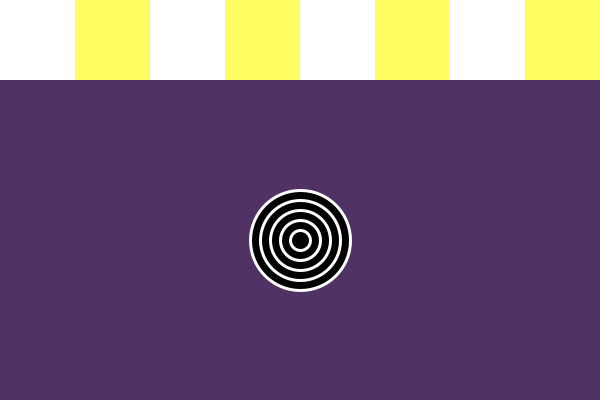
Frame 1 (no input)
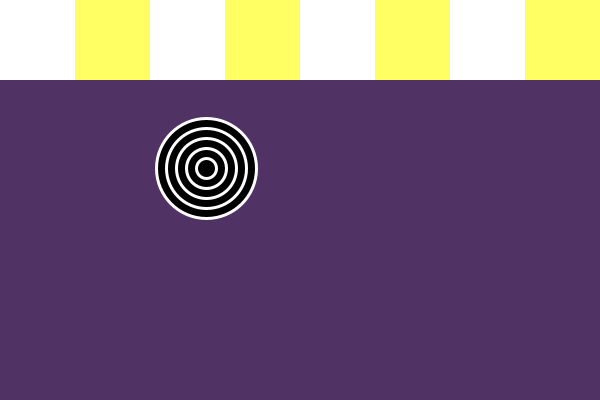
Frame 60 (the mouse pressed at the canvas centre just before this capture)
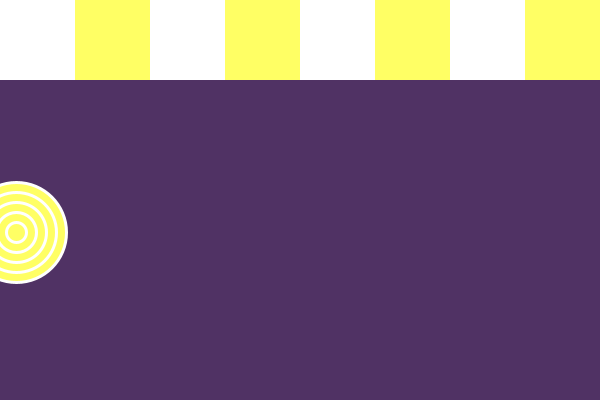
Frame 120 (the mouse held since frame 60 and released just before this capture)

The Processing sketch that drew these frames (run headless with seeded random() and noise(); from frame 60 on, the mouse is pressed at the canvas centre):

// Processing sketch: ProgrammingSkillsDemo_49079093
// ── ProgrammingSkillsDemo_49079093.pde
/* COPY EVERYTHING - INCLUDING THE FINAL COMMENT TO YOUR PROCESSING IDE
 
 Live coding test 3, COMP1000 2025
 
 */

float x;
float y;
float dx;
float dy;
boolean isOn = false;
int diameter = 100;
color lampColor;

void setup() {
  size(600, 400);
  x = width/2;
  y = (height - 80)/2 + 80;
  float angle = radians(random(0, 360));
  dx = 2 * sin(angle);
  dy = 2 * cos(angle);
  lampColor = color(255, 255, 100);
}

void draw() {
  background(80,50,100);
  noStroke( );

  fill(255, 255, 100);
  rect(0, 0, width, 80);

  for (int offset = 0; offset < width; offset += width / 4) {
    fill(255);
    rect(offset, 0, width / 8, 80);
  }


  if (isOn) {
    fill(lampColor);
  } else {
    fill(0);
  }

  stroke(255);
  strokeWeight(3);
  for (int d = diameter; d > 0; d -= diameter / 5) {
    circle(x, y, d);
  }

  if (x > width) {
    x = 0;
  }

  if (x < 0) {
    x = width;
  }

  if (y > height - diameter / 2) {
    dy = -dy;
  }

  if (y < 80 + diameter / 2) {
    dy = -dy;
  }

  x = x + dx;
  y = y + dy;
}

void mousePressed() {
  isOn = !isOn;
  float factor = 0.5;

  if (isOn) {
    factor = 2;
  }

  dx = factor * dx;
  dy = factor * dy;
}

/*
 COPY EVERYTHING - INCLUDING THE FINAL COMMENT TO YOUR PROCESSING IDE - THIS IS THE FINAL COMMENT
 */
